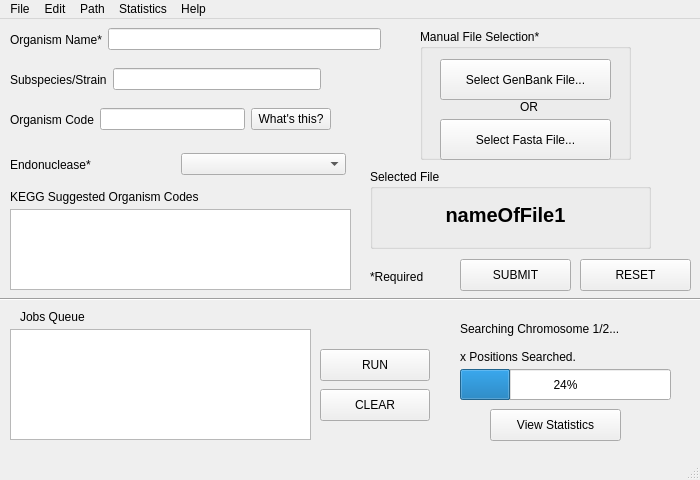
<?xml version="1.0" encoding="UTF-8"?>
<ui version="4.0">
 <class>MainWindow</class>
 <widget class="QMainWindow" name="MainWindow">
  <property name="geometry">
   <rect>
    <x>0</x>
    <y>0</y>
    <width>700</width>
    <height>480</height>
   </rect>
  </property>
  <property name="windowTitle">
   <string>MainWindow</string>
  </property>
  <widget class="QWidget" name="centralwidget">
   <widget class="QProgressBar" name="progressBar">
    <property name="geometry">
     <rect>
      <x>460</x>
      <y>350</y>
      <width>211</width>
      <height>31</height>
     </rect>
    </property>
    <property name="value">
     <number>24</number>
    </property>
   </widget>
   <widget class="QLabel" name="keggTitle">
    <property name="geometry">
     <rect>
      <x>10</x>
      <y>170</y>
      <width>271</width>
      <height>16</height>
     </rect>
    </property>
    <property name="text">
     <string>KEGG Suggested Organism Codes</string>
    </property>
   </widget>
   <widget class="QWidget" name="horizontalLayoutWidget">
    <property name="geometry">
     <rect>
      <x>10</x>
      <y>0</y>
      <width>371</width>
      <height>41</height>
     </rect>
    </property>
    <layout class="QHBoxLayout" name="horizontalLayout">
     <item>
      <widget class="QLabel" name="OrganismName">
       <property name="text">
        <string>Organism Name*</string>
       </property>
      </widget>
     </item>
     <item>
      <widget class="QLineEdit" name="lineEdit_1"/>
     </item>
    </layout>
   </widget>
   <widget class="QWidget" name="horizontalLayoutWidget_2">
    <property name="geometry">
     <rect>
      <x>10</x>
      <y>40</y>
      <width>311</width>
      <height>41</height>
     </rect>
    </property>
    <layout class="QHBoxLayout" name="horizontalLayout_2">
     <item>
      <widget class="QLabel" name="Subspecies">
       <property name="text">
        <string>Subspecies/Strain</string>
       </property>
      </widget>
     </item>
     <item>
      <widget class="QLineEdit" name="lineEdit_2"/>
     </item>
    </layout>
   </widget>
   <widget class="QWidget" name="horizontalLayoutWidget_3">
    <property name="geometry">
     <rect>
      <x>10</x>
      <y>80</y>
      <width>321</width>
      <height>41</height>
     </rect>
    </property>
    <layout class="QHBoxLayout" name="horizontalLayout_3">
     <item>
      <widget class="QLabel" name="label">
       <property name="text">
        <string>Organism Code</string>
       </property>
      </widget>
     </item>
     <item>
      <widget class="QLineEdit" name="lineEdit_3"/>
     </item>
     <item>
      <widget class="QPushButton" name="whatsthisButton">
       <property name="text">
        <string>What's this?</string>
       </property>
      </widget>
     </item>
    </layout>
   </widget>
   <widget class="QLabel" name="JobQueueLabel">
    <property name="geometry">
     <rect>
      <x>20</x>
      <y>290</y>
      <width>81</width>
      <height>16</height>
     </rect>
    </property>
    <property name="text">
     <string>Jobs Queue</string>
    </property>
   </widget>
   <widget class="Line" name="LineDivider">
    <property name="geometry">
     <rect>
      <x>0</x>
      <y>270</y>
      <width>701</width>
      <height>21</height>
     </rect>
    </property>
    <property name="orientation">
     <enum>Qt::Horizontal</enum>
    </property>
   </widget>
   <widget class="QPushButton" name="clearButton">
    <property name="geometry">
     <rect>
      <x>320</x>
      <y>370</y>
      <width>110</width>
      <height>32</height>
     </rect>
    </property>
    <property name="text">
     <string>CLEAR</string>
    </property>
   </widget>
   <widget class="QPushButton" name="runButton">
    <property name="geometry">
     <rect>
      <x>320</x>
      <y>330</y>
      <width>110</width>
      <height>32</height>
     </rect>
    </property>
    <property name="text">
     <string>RUN</string>
    </property>
   </widget>
   <widget class="QLabel" name="label_1">
    <property name="geometry">
     <rect>
      <x>460</x>
      <y>300</y>
      <width>201</width>
      <height>20</height>
     </rect>
    </property>
    <property name="text">
     <string>Searching Chromosome 1/2...</string>
    </property>
   </widget>
   <widget class="QLabel" name="label_2">
    <property name="geometry">
     <rect>
      <x>460</x>
      <y>330</y>
      <width>201</width>
      <height>16</height>
     </rect>
    </property>
    <property name="text">
     <string>x Positions Searched.</string>
    </property>
   </widget>
   <widget class="QPushButton" name="viewStatButton">
    <property name="geometry">
     <rect>
      <x>490</x>
      <y>390</y>
      <width>131</width>
      <height>32</height>
     </rect>
    </property>
    <property name="text">
     <string>View Statistics</string>
    </property>
   </widget>
   <widget class="QLabel" name="ReqLabel">
    <property name="geometry">
     <rect>
      <x>370</x>
      <y>250</y>
      <width>71</width>
      <height>16</height>
     </rect>
    </property>
    <property name="text">
     <string>*Required</string>
    </property>
   </widget>
   <widget class="QWidget" name="horizontalLayoutWidget_4">
    <property name="geometry">
     <rect>
      <x>10</x>
      <y>130</y>
      <width>336</width>
      <height>31</height>
     </rect>
    </property>
    <layout class="QHBoxLayout" name="horizontalLayout_4">
     <item>
      <widget class="QLabel" name="endoNameLabel">
       <property name="text">
        <string>Endonuclease*</string>
       </property>
      </widget>
     </item>
     <item>
      <widget class="QComboBox" name="comboBoxEndo"/>
     </item>
    </layout>
   </widget>
   <widget class="QPushButton" name="submitButton">
    <property name="geometry">
     <rect>
      <x>460</x>
      <y>240</y>
      <width>111</width>
      <height>32</height>
     </rect>
    </property>
    <property name="text">
     <string>SUBMIT</string>
    </property>
   </widget>
   <widget class="QPushButton" name="resetButton">
    <property name="geometry">
     <rect>
      <x>580</x>
      <y>240</y>
      <width>111</width>
      <height>32</height>
     </rect>
    </property>
    <property name="text">
     <string>RESET</string>
    </property>
   </widget>
   <widget class="QGroupBox" name="groupBox">
    <property name="geometry">
     <rect>
      <x>420</x>
      <y>10</y>
      <width>211</width>
      <height>131</height>
     </rect>
    </property>
    <property name="title">
     <string>Manual File Selection*</string>
    </property>
    <widget class="QPushButton" name="selectGenBank">
     <property name="geometry">
      <rect>
       <x>20</x>
       <y>30</y>
       <width>171</width>
       <height>41</height>
      </rect>
     </property>
     <property name="text">
      <string>Select GenBank File...</string>
     </property>
    </widget>
    <widget class="QPushButton" name="selectGenBank_2">
     <property name="geometry">
      <rect>
       <x>20</x>
       <y>90</y>
       <width>171</width>
       <height>41</height>
      </rect>
     </property>
     <property name="text">
      <string>Select Fasta File...</string>
     </property>
    </widget>
    <widget class="QLabel" name="genBankFile_2">
     <property name="geometry">
      <rect>
       <x>100</x>
       <y>70</y>
       <width>31</width>
       <height>16</height>
      </rect>
     </property>
     <property name="text">
      <string>OR</string>
     </property>
    </widget>
   </widget>
   <widget class="QPlainTextEdit" name="keggsearchresults">
    <property name="geometry">
     <rect>
      <x>10</x>
      <y>190</y>
      <width>341</width>
      <height>81</height>
     </rect>
    </property>
   </widget>
   <widget class="QTextBrowser" name="textBrowser_2">
    <property name="geometry">
     <rect>
      <x>10</x>
      <y>310</y>
      <width>301</width>
      <height>111</height>
     </rect>
    </property>
   </widget>
   <widget class="QGroupBox" name="groupBox_2">
    <property name="geometry">
     <rect>
      <x>370</x>
      <y>150</y>
      <width>281</width>
      <height>80</height>
     </rect>
    </property>
    <property name="title">
     <string>Selected File</string>
    </property>
    <widget class="QLabel" name="nameFile1">
     <property name="geometry">
      <rect>
       <x>10</x>
       <y>30</y>
       <width>251</width>
       <height>31</height>
      </rect>
     </property>
     <property name="font">
      <font>
       <pointsize>15</pointsize>
       <weight>75</weight>
       <bold>true</bold>
      </font>
     </property>
     <property name="text">
      <string>nameOfFile1</string>
     </property>
     <property name="alignment">
      <set>Qt::AlignCenter</set>
     </property>
    </widget>
   </widget>
  </widget>
  <widget class="QMenuBar" name="menubar">
   <property name="geometry">
    <rect>
     <x>0</x>
     <y>0</y>
     <width>700</width>
     <height>22</height>
    </rect>
   </property>
   <widget class="QMenu" name="menuFile">
    <property name="title">
     <string>File</string>
    </property>
    <addaction name="actionExisting_Organism"/>
   </widget>
   <widget class="QMenu" name="menuEdit">
    <property name="title">
     <string>Edit</string>
    </property>
    <addaction name="actionAdd_Endonuclease"/>
   </widget>
   <widget class="QMenu" name="menuPath">
    <property name="title">
     <string>Path</string>
    </property>
    <addaction name="actionChange_Directory"/>
   </widget>
   <widget class="QMenu" name="menuStatistics">
    <property name="title">
     <string>Statistics</string>
    </property>
    <addaction name="actionView_Statistics"/>
   </widget>
   <widget class="QMenu" name="menuHelp">
    <property name="title">
     <string>Help</string>
    </property>
    <addaction name="actionDocumentation"/>
    <addaction name="actionGo_to_NCBI"/>
   </widget>
   <addaction name="menuFile"/>
   <addaction name="menuEdit"/>
   <addaction name="menuPath"/>
   <addaction name="menuStatistics"/>
   <addaction name="menuHelp"/>
  </widget>
  <widget class="QStatusBar" name="statusbar"/>
  <action name="actionExisting_Organism">
   <property name="text">
    <string>Existing Organism...</string>
   </property>
  </action>
  <action name="actionAdd_Endonuclease">
   <property name="text">
    <string>Add Endonuclease...</string>
   </property>
  </action>
  <action name="actionView_Statistics">
   <property name="text">
    <string>View Statistics...</string>
   </property>
  </action>
  <action name="actionChange_Directory">
   <property name="text">
    <string>Change Directory...</string>
   </property>
  </action>
  <action name="actionDocumentation">
   <property name="text">
    <string>Documentation...</string>
   </property>
  </action>
  <action name="actionGo_to_NCBI">
   <property name="text">
    <string>Go to NCBI...</string>
   </property>
  </action>
 </widget>
 <resources/>
 <connections/>
</ui>
